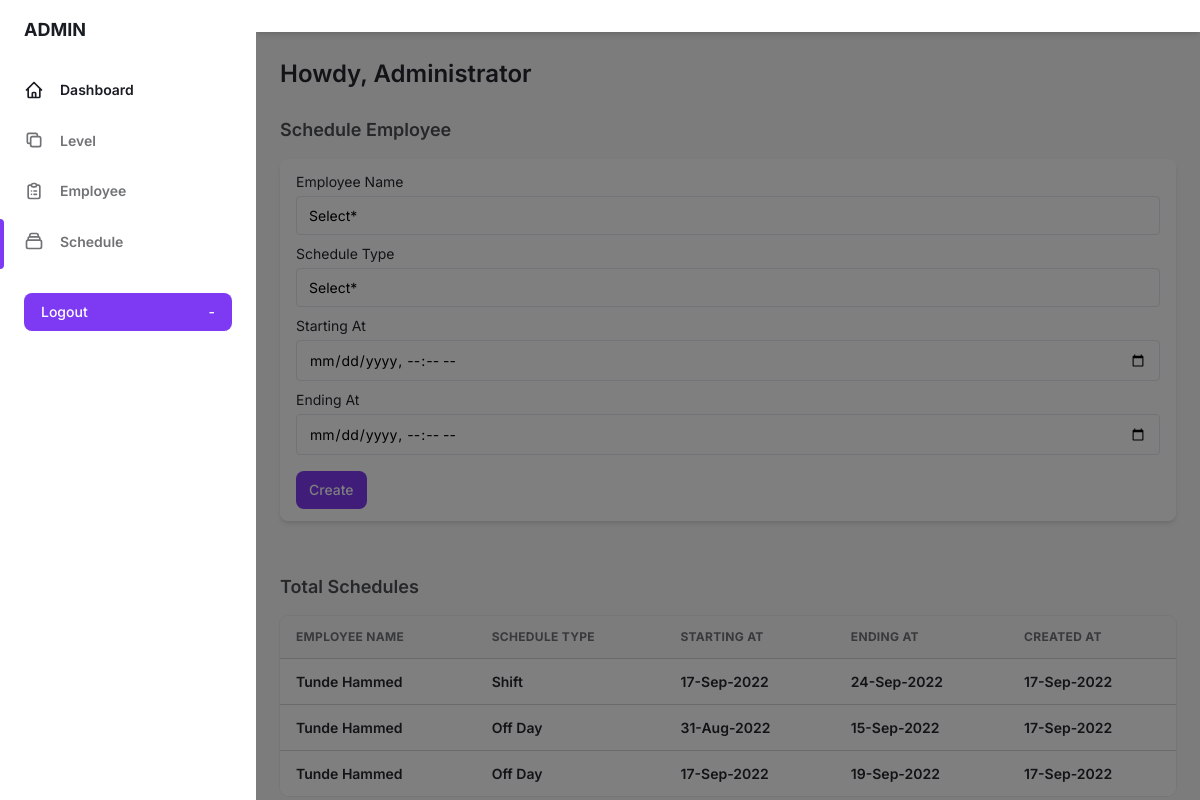
/admin-dashboard/schedule-employee.php, run on the app's committed database.
### tables this page shows
CREATE TABLE `schedule_employee` (
  `id` int(11) NOT NULL,
  `employee_name` varchar(255) NOT NULL,
  `schedule_type` varchar(255) NOT NULL,
  `starting_date` varchar(255) NOT NULL,
  `ending_date` varchar(255) NOT NULL,
  `dt` timestamp NOT NULL DEFAULT current_timestamp() ON UPDATE current_timestamp()
);

### admin-dashboard/schedule-employee.php (the view, shortened to what this page needs)
<?php
  require_once "../includes/connection.php";
?>
<!DOCTYPE html>
<html :class="{ 'theme-dark': dark }" x-data="data()" lang="en">
  <head>
    <link rel="stylesheet" href="../assets/css/tailwind.output.css" />
    <link
      rel="stylesheet"
      href="https://cdnjs.cloudflare.com/ajax/libs/Chart.js/2.9.3/Chart.min.css"
    />
  </head>
  <body>
    <div
      class="flex h-screen bg-gray-50 dark:bg-gray-900"
      :class="{ 'overflow-hidden': isSideMenuOpen }"
    >
      <aside
        class="z-20 hidden w-64 overflow-y-auto bg-white dark:bg-gray-800 md:block flex-shrink-0"
      >
        <div class="py-4 text-gray-500 dark:text-gray-400">
          <a
            class="ml-6 text-lg font-bold text-gray-800 dark:text-gray-200"
            href="#"
          >
            ADMIN
          </a>
          <ul class="mt-6">
            <li class="relative px-6 py-3">
              <a
                class="inline-flex items-center w-full text-sm font-semibold text-gray-800 transition-colors duration-150 hover:text-gray-800 dark:hover:text-gray-200 dark:text-gray-100"
                href="index.php"
              >
                <svg
                  class="w-5 h-5"
                  aria-hidden="true"
                  fill="none"
                  stroke-linecap="round"
                  stroke-linejoin="round"
                  stroke-width="2"
                  viewBox="0 0 24 24"
                  stroke="currentColor"
                >
                  <path
                    d="M3 12l2-2m0 0l7-7 7 7M5 10v10a1 1 0 001 1h3m10-11l2 2m-2-2v10a1 1 0 01-1 1h-3m-6 0a1 1 0 001-1v-4a1 1 0 011-1h2a1 1 0 011 1v4a1 1 0 001 1m-6 0h6"
                  ></path>
                </svg>
                <span class="ml-4">Dashboard</span>
              </a>
            </li>
          </ul>
          <ul>
          <li class="relative px-6 py-3">
              <a
                class="inline-flex items-center w-full text-sm font-semibold transition-colors duration-150 hover:text-gray-800 dark:hover:text-gray-200"
                href="level.php"
              >
                <svg
                  class="w-5 h-5"
                  aria-hidden="true"
                  fill="none"
                  stroke-linecap="round"
                  stroke-linejoin="round"
                  stroke-width="2"
                  viewBox="0 0 24 24"
                  stroke="currentColor"
                >
                  <path
                    d="M8 16H6a2 2 0 01-2-2V6a2 2 0 012-2h8a2 2 0 012 2v2m-6 12h8a2 2 0 002-2v-8a2 2 0 00-2-2h-8a2 2 0 00-2 2v8a2 2 0 002 2z"
                  ></path>
                </svg>
                <span class="ml-4">Level</span>
              </a>
            </li>
            <li class="relative px-6 py-3">
              <a
                class="inline-flex items-center w-full text-sm font-semibold transition-colors duration-150 hover:text-gray-800 dark:hover:text-gray-200"
                href="employee.php"
              >
                <span class="ml-4">Employee</span>
              </a>
            </li>
            <li class="relative px-6 py-3">
            <span
                class="absolute inset-y-0 left-0 w-1 bg-purple-600 rounded-tr-lg rounded-br-lg"
                aria-hidden="true"
              ></span>
              <a
                class="inline-flex items-center w-full text-sm font-semibold transition-colors duration-150 hover:text-gray-800 dark:hover:text-gray-200"
                href="schedule.php"
              >
                <span class="ml-4">Schedule</span>
              </a>
            </li>
           </ul>
          <div class="px-6 my-6">
            <a
              href="logout.php"
              class="flex items-center justify-between w-full px-4 py-2 text-sm font-medium leading-5 text-white transition-colors duration-150 bg-purple-600 border border-transparent rounded-lg active:bg-purple-600 hover:bg-purple-700 focus:outline-none focus:shadow-outline-purple"
            >
              Logout
              <span class="ml-2" aria-hidden="true">-</span>
            </a>
          </div>
        </div>
      </aside>
      <div
        x-show="isSideMenuOpen"
        x-transition:enter="transition ease-in-out duration-150"
        x-transition:enter-start="opacity-0"
        x-transition:enter-end="opacity-100"
        x-transition:leave="transition ease-in-out duration-150"
        x-transition:leave-start="opacity-100"
        x-transition:leave-end="opacity-0"
        class="fixed inset-0 z-10 flex items-end bg-black bg-opacity-50 sm:items-center sm:justify-center"
      ></div>
      <div class="flex flex-col flex-1 w-full">
        <header class="z-10 py-4 bg-white shadow-md dark:bg-gray-800">
        </header>
        <main class="h-full overflow-y-auto">
          <div class="container px-6 mx-auto grid">
            <h2
              class="my-6 text-2xl font-semibold text-gray-700 dark:text-gray-200"
            >
              Howdy, Administrator
            </h2>
            <div>
                <h4 class="mb-4 text-lg font-semibold text-gray-600 dark:text-gray-300">
                    Schedule Employee
                </h4>
                <form method="post">
                    <div
                    class="px-4 py-3 mb-8 bg-white rounded-lg shadow-md dark:bg-gray-800"
                    >
                        <label class="block text-sm">
                            <span class="text-gray-700 dark:text-gray-400">Employee Name</span>
                            <select name="employee_name" class="block w-full mt-1 text-sm dark:border-gray-600 dark:bg-gray-700 focus:border-purple-400 focus:outline-none focus:shadow-outline-purple dark:text-gray-300 dark:focus:shadow-outline-gray form-input">
                                <option value="">Select*</option>
                            </select>
                        </label>
                        <label class="mt-2 block text-sm">
                            <span class="text-gray-700 dark:text-gray-400">Schedule Type</span>
                            <select name="schedule_type" class="block w-full mt-1 text-sm dark:border-gray-600 dark:bg-gray-700 focus:border-purple-400 focus:outline-none focus:shadow-outline-purple dark:text-gray-300 dark:focus:shadow-outline-gray form-input">
                                <option value="">Select*</option>
                            </select>
                        </label>
                        <label class="mt-2 block text-sm">
                            <span class="text-gray-700 dark:text-gray-400">Starting At</span>
                            <input type="datetime-local" class="block w-full mt-1 text-sm dark:border-gray-600 dark:bg-gray-700 focus:border-purple-400 focus:outline-none focus:shadow-outline-purple dark:text-gray-300 dark:focus:shadow-outline-gray form-input" name="starting_date">
                        </label>
                        <label class="mt-2 block text-sm">
                            <span class="text-gray-700 dark:text-gray-400">Ending At</span>
                            <input type="datetime-local" class="block w-full mt-1 text-sm dark:border-gray-600 dark:bg-gray-700 focus:border-purple-400 focus:outline-none focus:shadow-outline-purple dark:text-gray-300 dark:focus:shadow-outline-gray form-input" name="ending_date">
                        </label>
                        <div class="mt-4">
                            <button
                                type="submit"
                                name="createBtn"
                                class="px-3 py-2 text-sm font-medium leading-5 text-white transition-colors duration-150 bg-purple-600 border border-transparent rounded-lg active:bg-purple-600 hover:bg-purple-700 focus:outline-none focus:shadow-outline-purple">
                                Create
                            </button>
                        </div>
                    </div>
                </form>
            </div>
            <div class="mb-4" style="margin-top: 20px;">
                <h4 class="mb-4 text-lg font-semibold text-gray-600 dark:text-gray-300">
                    Total Schedules
                </h4>
                <div class="w-full overflow-hidden rounded-lg shadow-xs">
                    <div class="w-full overflow-x-auto">
                        <table class="w-full whitespace-no-wrap">
                            <thead>
                                <tr
                                class="text-xs font-semibold tracking-wide text-left text-gray-500 uppercase border-b dark:border-gray-700 bg-gray-50 dark:text-gray-400 dark:bg-gray-800"
                                >
                                <th class="px-4 py-3">Employee Name</th>
                                <th class="px-4 py-3">Schedule Type</th>
                                <th class="px-4 py-3">Starting At</th>
                                <th class="px-4 py-3">Ending At</th>
                                <th class="px-4 py-3">Created At</th>
                                </tr>
                            </thead>
                            <tbody
                                class="bg-white divide-y dark:divide-gray-700 dark:bg-gray-800"
                            >
                            <?php
                                $select = $conn->query("SELECT * FROM `schedule_employee`");
                                while($row = $select->fetch_assoc()) {
                                ?>
                                  <tr class="text-gray-700 dark:text-gray-400">
                                    <td class="px-4 py-3">
                                        <div class="flex items-center text-sm">
                                            <div>
                                                <p class="font-semibold"><?php echo $row['employee_name']?></p>
                                            </div>
                                        </div>
                                    </td>
                                    <td class="px-4 py-3">
                                        <div class="flex items-center text-sm">
                                            <div>
                                                <p class="font-semibold"><?php echo $row['schedule_type']?></p>
                                            </div>
                                        </div>
                                    </td>
                                    <td class="px-4 py-3">
                                        <div class="flex items-center text-sm">
                                            <div>
                                                <p class="font-semibold"><?php echo date("d-M-Y", strtotime($row['starting_date']))?></p>
                                            </div>
                                        </div>
                                    </td>
                                    <td class="px-4 py-3">
                                        <div class="flex items-center text-sm">
                                            <div>
                                                <p class="font-semibold"><?php echo date("d-M-Y", strtotime($row['ending_date']))?></p>
                                            </div>
                                        </div>
                                    </td>
                                    <td class="px-4 py-3">
                                        <div class="flex items-center text-sm">
                                            <div>
                                                <p class="font-semibold"><?php echo date("d-M-Y", strtotime($row['dt']))?></p>
                                            </div>
                                        </div>
                                    </td>
                                  </tr>
                                <?php
                                }
                              ?>
                            </tbody>
                        </table>
                    </div>
                </div>
            </div>
          </div>
        </main>
      </div>
    </div>
  </body>
</html>

### data on the page
schedule_employee: employee_name "Tunde Hammed", schedule_type "Shift", starting_date "17-Sep-2022", ending_date "24-Sep-2022", dt "17-Sep-2022"
schedule_employee: employee_name "Tunde Hammed", schedule_type "Off Day", starting_date "31-Aug-2022", ending_date "15-Sep-2022", dt "17-Sep-2022"
schedule_employee: employee_name "Tunde Hammed", schedule_type "Off Day", starting_date "17-Sep-2022", ending_date "19-Sep-2022", dt "17-Sep-2022"
